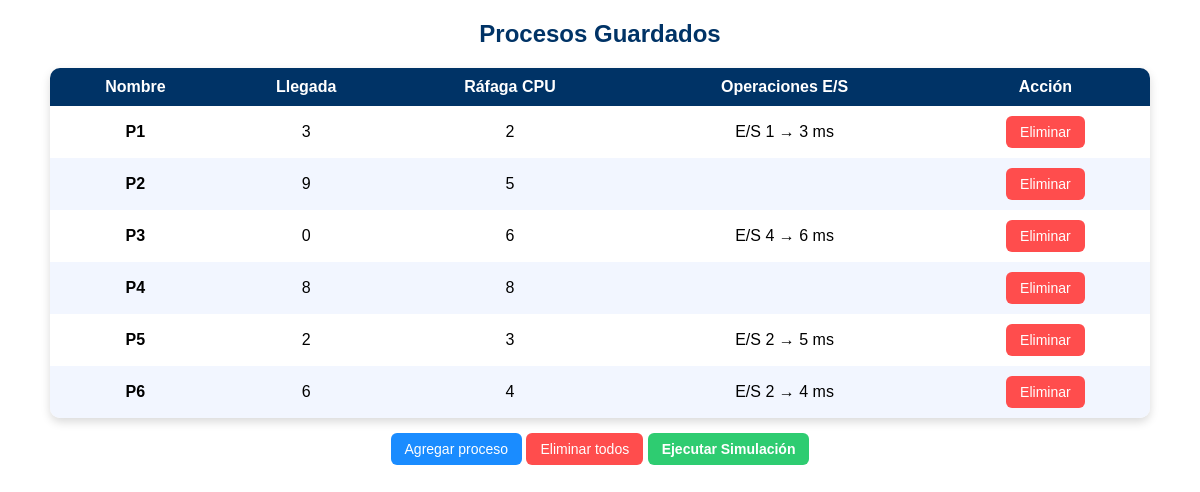
Page /lista/ on the earlier database version.
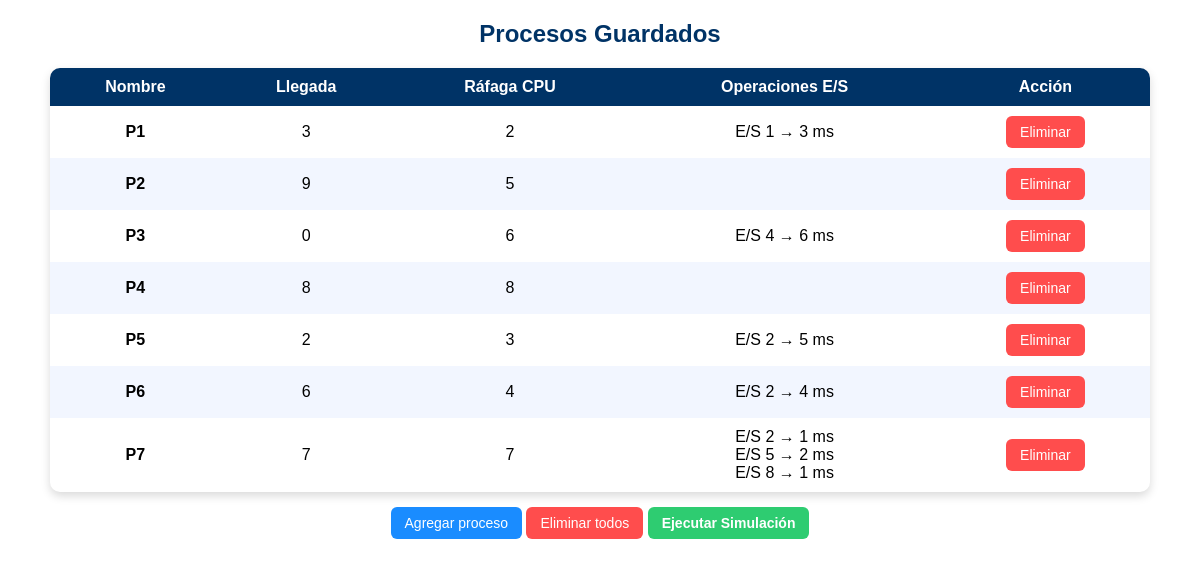
Same page on the later database version.
### simulador/models.py (models this page shows)
class Proceso(models.Model):
    nombre = models.CharField(max_length=10)
    tiempo_llegada = models.IntegerField()
    rafaga_cpu = models.IntegerField()
    es = models.JSONField(default=list, blank=True)

### simulador/views.py (the view)
# urls.py: path('lista/', views.lista_procesos, name='lista_procesos'),
def lista_procesos(request):
    procesos = Proceso.objects.all()
    return render(request, 'lista.html', {'procesos': procesos})

### templates/lista.html (shortened to what this page needs)
{% load static %}
<!DOCTYPE html>
<html>
<head>
    <link rel="stylesheet" href="{% static 'css/lista.css' %}">
</head>
<body>
<div class="container fade-in">
<h2>Procesos Guardados</h2>
<table>
<thead>
<tr>
    <th>Nombre</th>
    <th>Llegada</th>
    <th>Ráfaga CPU</th>
    <th>Operaciones E/S</th>
    <th>Acción</th>
</tr>
</thead>
<tbody>
{% for p in procesos %}
<tr>
    <td><b>{{ p.nombre }}</b></td>
    <td>{{ p.tiempo_llegada }}</td>
    <td>{{ p.rafaga_cpu }}</td>
    <td>
        {% if p.es and p.es|length > 0 %}
            {% for op in p.es %}
                {% if op|length == 2 %}
                    E/S {{ op.0 }} → {{ op.1 }} ms<br>
                {% endif %}
            {% endfor %}
        {% else %}
            <i></i>
        {% endif %}
    </td>
    <td>
        <a href="{% url 'eliminar_proceso' p.id %}"
           onclick="return confirmar('{{ p.nombre }}');">
           <button class="btn btn-delete">Eliminar</button>
        </a>
    </td>
</tr>
{% empty %}
<tr>
    <td colspan="5">No hay procesos registrados</td>
</tr>
{% endfor %}
</tbody>
</table>
<div class="actions">
<form action="{% url 'ingresar' %}" method="get" style="display:inline;">
    <button class="btn btn-add" type="submit">Agregar proceso</button>
</form>
<form method="post" action="{% url 'eliminar_todos_procesos' %}"
      style="display:inline;"
      onsubmit="return confirmarTodos();">
    <button class="btn btn-delete" type="submit">Eliminar todos</button>
</form>
<a href="{% url 'simular' %}">
    <button class="btn btn-run">Ejecutar Simulación</button>
</a>
</div>
</div>
</body>
</html>

Differences in the rows shown:
added Proceso: nombre "P7", tiempo_llegada "7", rafaga_cpu "7", op "2" "5" "8", op "1" "2" "1"
